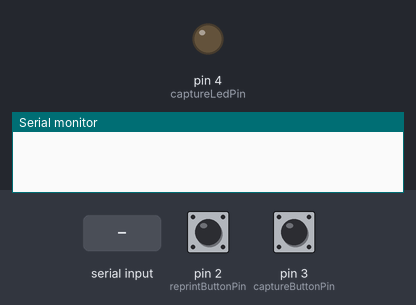
A sketch run on a simulated Arduino Uno, built with avr-gcc and run on an emulated ATmega328P. Shown: output pins drawn as LEDs (lit = HIGH), the last lines printed to the serial monitor. The test bench sets the inputs (shaded band); at power-on: pin 2 (reprintButtonPin) LOW, pin 3 (captureButtonPin) LOW.

Above: at 1.2 s.
1.3 s: pin 2 (reprintButtonPin) pulled HIGH for 0.15 s
At 2.1 s:
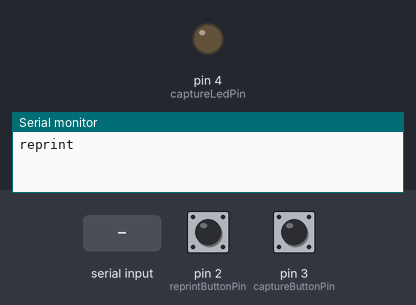
2.9 s: "1" received over Serial
At 5.7 s:
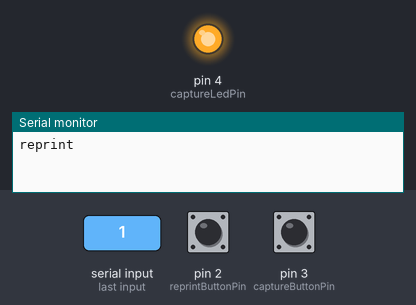
5.9 s: pin 3 (captureButtonPin) pulled HIGH for 0.15 s
Timing chart, 0 to 14.9 s (numbered marks = the images above; inputs shaded):
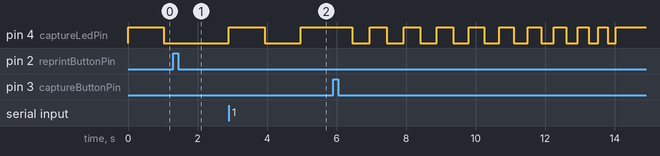

Measured:
- after the input at 1.3 s, pin 4 (captureLedPin): stays LOW (without the input it goes to HIGH after 0.77 s)
- after the input at 2.9 s, pin 4 (captureLedPin): LOW → HIGH at once, → LOW 1.0 s later, → HIGH 1.0 s later

The sketch:

controller.ino
```cpp
// Global
unsigned long debounceDelay = 50;

// Reprint button
const int reprintButtonPin = 2;
int reprintButtonState;
int lastReprintButtonState = LOW;
unsigned long lastReprintButtonDebounceTime = 0;

// Capture button
const int captureButtonPin = 3;
int captureButtonState;
int lastCaptureButtonState = LOW;
unsigned long lastCaptureButtonDebounceTime = 0;

// Capture LED
const int captureLedPin = 4;
int captureLedState = HIGH;
unsigned long lastCaptureLedDebounceTime = 0;

void setup() {
  Serial.begin(9600);
  pinMode(reprintButtonPin, INPUT);
  pinMode(captureButtonPin, INPUT);
  pinMode(captureLedPin, OUTPUT);
}

void loop() {
  digitalWrite(captureLedPin, captureLedState);
  lastCaptureLedDebounceTime++;
  delay(1);
  if (lastCaptureLedDebounceTime > 1000) {
    lastCaptureLedDebounceTime = 0;
    if (captureLedState == HIGH) {
      captureLedState = LOW;
    } else {
      captureLedState = HIGH;
    }
  }

  // Capture button debounce
  int captureButtonReading = digitalRead(captureButtonPin);
  if (captureButtonReading != lastCaptureButtonState) {
    lastCaptureButtonDebounceTime = millis();
  }

  if ((millis() - lastCaptureButtonDebounceTime) > debounceDelay) {
    if (captureButtonReading != captureButtonState) {
      captureButtonState = captureButtonReading;
      if (captureButtonState == HIGH) {

        // Turns on the indicator light
        digitalWrite(captureLedPin, HIGH);

        // Turns on and off rapidly until we send down the capture signal
        int delayTime = 5000;
        int internalDelayTime = 500;
        int internalBlinkCount = 0;
        while (delayTime > 0) {
          internalBlinkCount++;
          delay(internalDelayTime);
          digitalWrite(captureLedPin, LOW);
          delayTime -= (50 * internalBlinkCount) ;
          internalDelayTime -= (5 * internalBlinkCount) ;
          delay(internalDelayTime);
          digitalWrite(captureLedPin, HIGH);
          delayTime -= (50 * internalBlinkCount) ;
        }

        // Turns on the LED signal for foolishness?
        digitalWrite(captureLedPin, HIGH);

        // Signals the main program the camera should capture something
        Serial.println("capture");

        // Wait for the main program to signal to proceed
        while (Serial.available()) {
          Serial.read();
        }
        while (!Serial.available());

        // Reset our blink
        captureLedState = LOW;
        digitalWrite(captureLedPin, captureLedState);
        lastCaptureLedDebounceTime = 0;
      }
    }
  }

  lastCaptureButtonState = captureButtonReading;

  // Reprint debounce
  int reprintButtonReading = digitalRead(reprintButtonPin);
  if (reprintButtonReading != lastReprintButtonState) {
    lastReprintButtonDebounceTime = millis();
  }

  if ((millis() - lastReprintButtonDebounceTime) > debounceDelay) {
    if (reprintButtonReading != reprintButtonState) {
      reprintButtonState = reprintButtonReading;
      if (reprintButtonState == HIGH) {

        // Turns off the LED signal
        digitalWrite(captureLedPin, LOW);

        Serial.println("reprint");

        // Wait for the main program to signal to proceed
        while (Serial.available()) {
          Serial.read();
        }
        while (!Serial.available());

        // Reset our blink
        captureLedState = HIGH;
        digitalWrite(captureLedPin, captureLedState);
        lastCaptureLedDebounceTime = 0;
      }
    }
  }

  lastReprintButtonState = reprintButtonReading;
}
```
